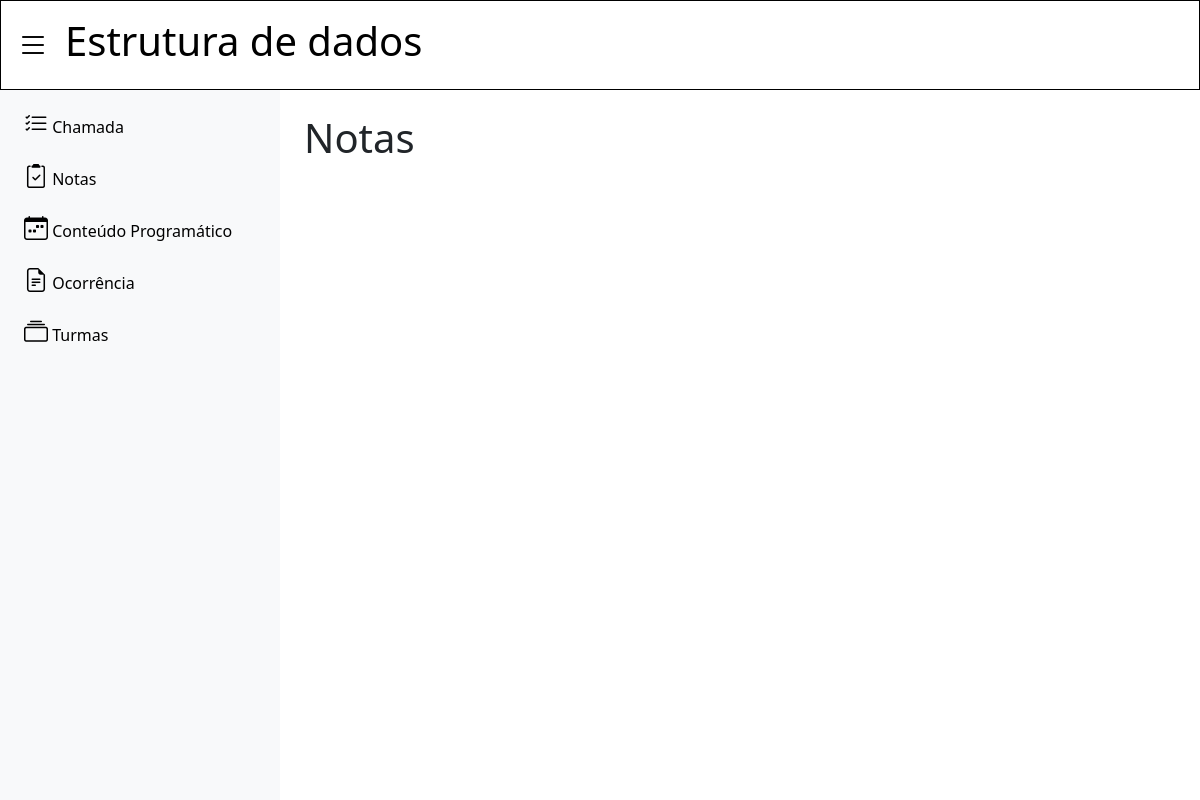
Page /notas/2/ on the earlier database version.
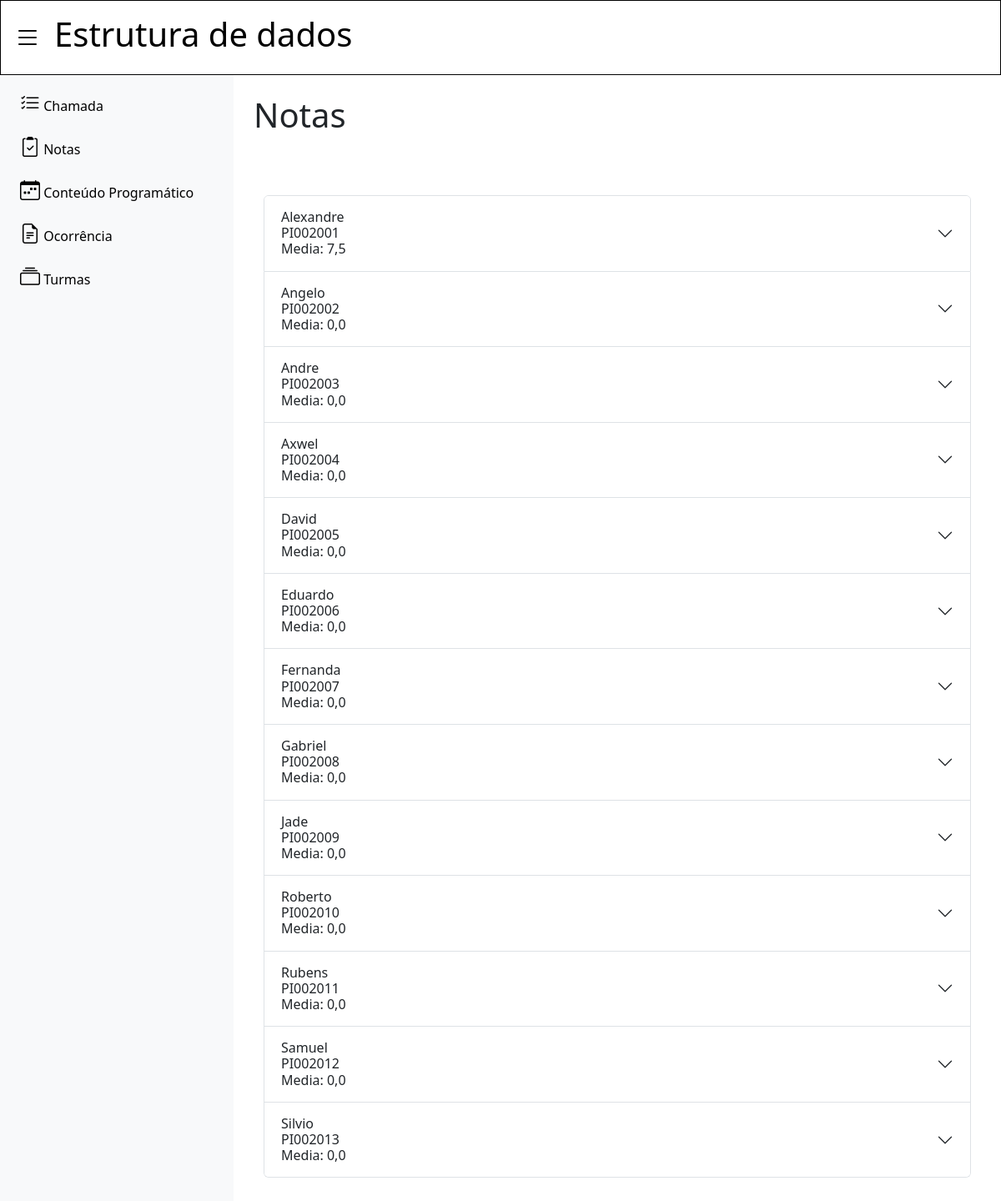
Same page on the later database version.
### turmas/models.py (models this page shows)
class Materia(models.Model):
    nome=models.CharField(max_length=30)

class Aluno(models.Model):
    nome=models.CharField(max_length=30)
    matricula=models.CharField(max_length=10)
    turma=models.ForeignKey(Turma, on_delete=models.CASCADE)

### notas/models.py (models this page shows)
class Nota(models.Model):
    nota_1 = models.FloatField(default=0.0)
    nota_2 = models.FloatField(default=0.0)
    media = models.FloatField(default=0.0)
    aluno = models.ForeignKey(Aluno, on_delete=models.CASCADE)
    materia = models.ForeignKey(Materia, on_delete=models.CASCADE)

### notas/views.py (the view, shortened to what this page needs)
# urls.py: path('notas/<int:id>/', include('notas.urls')),
def notas(request, id):
    tpm = Relation_TPM.objects.get(pk=id)
    alunos = Aluno.objects.filter(turma_id=tpm.turma_id)
    materia = Materia.objects.get(pk=tpm.materia_id)
    notas = Nota.objects.filter(materia_id=materia.id)
    lista_notas = []
    for aluno in alunos:
        nota = notas.filter(aluno_id=aluno.id)
        if nota:
            lista_notas.append({'nota01': nota[0].nota_1, 'nota02': nota[0].nota_2, 'media': nota[0].media})
        else:
            lista_notas.append({'nota01': 0.0, 'nota02': 0.0, 'media': 0.0})
    aluno_notas = zip(alunos, lista_notas)
    relacao = {'id': id, 'alunos': aluno_notas, 'materia': materia}
    return render(request, 'notas.html', {'relacao': relacao})

### notas/templates/notas.html (shortened to what this page needs)
{% extends 'base.html' %}
{% load static %}
{% block 'header' %}
  <h1>{{ relacao.materia.nome }}</h1>
{% endblock %}
{% block 'dashboard' %}
<div class="container-md d-flex p-2 flex-column mb-3">
  <h1 class="mb-5">Notas</h1>
  <br>
  <div class="container-md">
    <div class="accordion" id="accordionExample">
      {% for aluno in relacao.alunos %}
        <div class="accordion-item">
          <h2 class="accordion-header">
            <button class="accordion-button collapsed" type="button" data-bs-toggle="collapse" data-bs-target="#collapse{{aluno.0.id}}" aria-expanded="true" aria-controls="collapse{{aluno.0.id}}">
              <div class="d-flex flex-column">
                <span>{{ aluno.0.nome }}</span>
                <span>{{ aluno.0.matricula }}</span>
                <div>Media: <span>{{ aluno.1.media }}</span></div>
              </div>
            </button>
          </h2>
        </div>
      {% endfor %}
    </div>
  </div>
</div>
{% endblock %}

### templates/base.html (shortened to what this page needs)
{% load static %}
<!DOCTYPE html>
<html lang="en">
<head>
    <link href="https://cdn.jsdelivr.net/npm/bootstrap@5.3.3/dist/css/bootstrap.min.css" rel="stylesheet">
    <link rel="stylesheet" href="https://cdn.jsdelivr.net/npm/bootstrap-icons@1.11.3/font/bootstrap-icons.min.css">
    <link href="{% static 'general/css/base.css' %}" rel="stylesheet">
</head>
<body>
 <div class="container-fluid p-0" style="position: absolute; height: 100%;">
    <nav class="nav p-3" style="border: 1px solid black">
        <a href="#" id="icon-menu" class="d-flex align-items-center gap-3 mb-3 mb-md-0 me-md-auto link-body-emphasis text-decoration-none" id="icon-menu">
            <i class="bi bi-list" style="font-size: 2rem;"></i>
            <span class="fs-4 item-description">
                {% block 'header' %}
                {% endblock %}
            </span>
        </a>
    </nav>
    <div class="d-flex" style="height: -webkit-fill-available; position: absolute; width: 100%;">
        {% include 'static/general/html/sidebar.html' %}
        <main style="overflow: auto;">
            {% block 'dashboard' %}
            {% endblock %}
        </main>
    </div>
 </div>
</body>
</html>

### templates/static/general/html/sidebar.html
<div class="d-flex justify-content-center align-item-center flex-column flex-shrink-0 p-2 bg-body-tertiary sidebar" style="width: 280px;">
    <ul class="nav nav-pills flex-column mb-auto">
        <li class="nav-item">
            <a href="/chamada/{{relacao.id}}/" class="nav-link link-body-emphasis">
                <i class="bi bi-list-check" style="font-size: 1.5rem;"></i>
                <span class="item-description">Chamada</span>
            </a>
        </li>
        <li class="nav-item">
            <a href="/notas/{{relacao.id}}/" class="nav-link link-body-emphasis">
                <i class="bi bi-clipboard2-check" style="font-size: 1.5rem;"></i>
                <span class="item-description">Notas</span>
            </a>
        </li>
        <li class="nav-item">
            <a href="/programados/{{relacao.id}}/" class="nav-link link-body-emphasis">
                <i class="bi bi-calendar-week" style="font-size: 1.5rem;"></i>
                <span class="item-description">Conteúdo Programático</span>
            </a>
        </li>
        <li class="nav-item">
            <a href="/ocorrencias/{{relacao.id}}/" class="nav-link link-body-emphasis">
                <i class="bi bi-file-earmark-text" style="font-size: 1.5rem;"></i>
                <span class="item-description">Ocorrência</span>
            </a>
        </li>
        <li class="nav-item">
            <a href="/turmas/" class="nav-link link-body-emphasis">
                <i class="bi bi-collection" style="font-size: 1.5rem;"></i>
                <span class="item-description">Turmas</span>
            </a>
        </li>
    </ul>
</div>

### templates/static/general/css/base.css (style rules this page uses)
* { margin: 0; padding: 0; box-sizing: border-box; }
body { width: 100%; height: 100vh; margin: 0; padding: 0; }
main { padding: 1rem; width: 100%; overflow: auto !important; }

Differences in the rows shown:
added Aluno: nome "Alexandre", matricula "PI002001", media "7,5"
added Aluno: nome "Angelo", matricula "PI002002", aluno "0,0"
added Aluno: nome "Andre", matricula "PI002003", aluno "0,0"
added Aluno: nome "Axwel", matricula "PI002004", aluno "0,0"
added Aluno: nome "David", matricula "PI002005", aluno "0,0"
added Aluno: nome "Eduardo", matricula "PI002006", aluno "0,0"
added Aluno: nome "Fernanda", matricula "PI002007", aluno "0,0"
added Aluno: nome "Gabriel", matricula "PI002008", aluno "0,0"
added Aluno: nome "Jade", matricula "PI002009", aluno "0,0"
added Aluno: nome "Roberto", matricula "PI002010", aluno "0,0"
added Aluno: nome "Rubens", matricula "PI002011", aluno "0,0"
added Aluno: nome "Samuel", matricula "PI002012", aluno "0,0"
added Aluno: nome "Silvio", matricula "PI002013", aluno "0,0"
